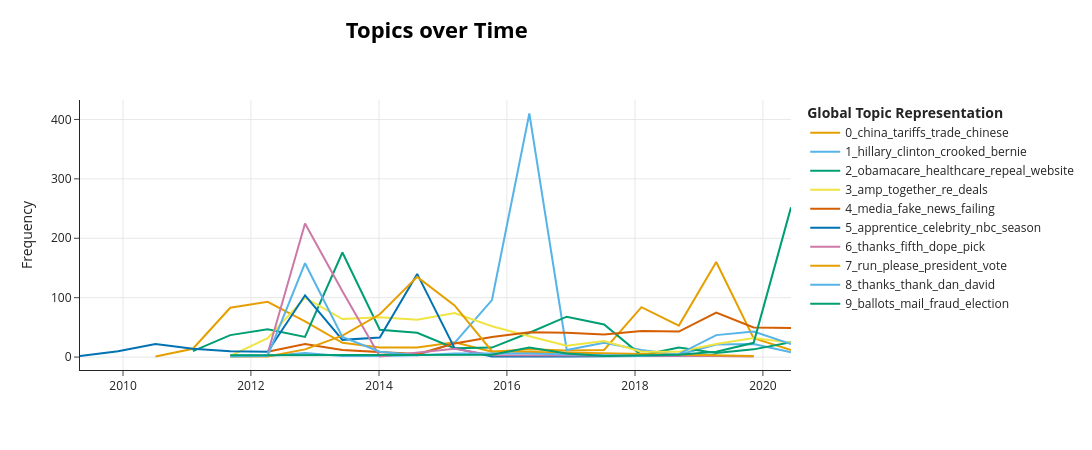

Notebook code for this chart:
### Code cell
topic_model.visualize_topics_over_time(topics_over_time, top_n_topics=10)

### Figure 1 — Plotly figure (JSON) as saved in the notebook; plotly's stock layout.template omitted (floating-point values rounded to 4 significant figures)
{"data": [{"hoverinfo": "text", "hovertext": ["<b>Topic 0</b><br>Words: shouldtrumprun, factories, compete, com, supposed", "<b>Topic 0</b><br>Words: china, debt, chinese, condoned, delegator", "<b>Topic 0</b><br>Words: china, chinese, cont, currency, trade", "<b>Topic 0</b><br>Words: china, chinese, us, trade, tariffs", "<b>Topic 0</b><br>Words: china, chinese, us, trade, yuan", "<b>Topic 0</b><br>Words: china, laugh, trade, warning, economically", "<b>Topic 0</b><br>Words: china, trade, chinese, yuan, screw", "<b>Topic 0</b><br>Words: china, overtaken, curb, laughing, laugh", "<b>Topic 0</b><br>Words: china, manipulation, trans, currency, partnership", "<b>Topic 0</b><br>Words: editorial, china, door, trade, minimizing", "<b>Topic 0</b><br>Words: stairway, china, trade, tax, deals", "<b>Topic 0</b><br>Words: china, charge, trade, plant, cruze", "<b>Topic 0</b><br>Words: lavar, china, shoplifting, trade, ungrateful", "<b>Topic 0</b><br>Words: trade, tariffs, barriers, china, farmers", "<b>Topic 0</b><br>Words: china, tariffs, trade, products, deal", "<b>Topic 0</b><br>Words: china, tariffs, trade, products, farmers", "<b>Topic 0</b><br>Words: china, trade, tariffs, farmers, deal", "<b>Topic 0</b><br>Words: china, fault, maine, counterfeit, decoupling"], "marker": {"color": "#E69F00"}, "mode": "lines", "name": "0_china_tariffs_trade_chinese", "type": "scatter", "x": ["2010-07-05T11:23:25.300000", "2011-02-03T19:37:55.449999", "2011-09-05T03:52:25.600000", "2012-04-05T12:06:55.750000", "2012-11-04T20:21:25.900000", "2013-06-06T04:35:56.049999", "2014-01-05T12:50:26.200000", "2014-08-06T21:04:56.350000", "2015-03-08T05:19:26.500000", "2015-10-07T13:33:56.649999", "2016-05-07T21:48:26.800000", "2016-12-07T06:02:56.950000", "2017-07-08T14:17:27.100000", "2018-02-06T22:31:57.249999", "2018-09-08T06:46:27.400000", "2019-04-09T15:00:57.550000", "2019-11-08T23:15:27.700000", "2020-06-09T07:29:57.849999"], "y": [1, 14, 83, 93, 60, 24, 16, 16, 25, 9, 13, 11, 12, 84, 53, 160, 32, 12]}, {"hoverinfo": "text", "hovertext": ["<b>Topic 1</b><br>Words: michele, bachmann, disloyalty, wasserman, schultz", "<b>Topic 1</b><br>Words: clark, dick, platform, secret, dummy", "<b>Topic 1</b><br>Words: michelle, sorrowmachine, marissamayer, slack, workplace", "<b>Topic 1</b><br>Words: perpetual, sofia, mozek, mystery, sitting", "<b>Topic 1</b><br>Words: gootecks, jrmarsy, maarten, empty, issues", "<b>Topic 1</b><br>Words: rounded, dirtmeister, insanity, brightest, expecting", "<b>Topic 1</b><br>Words: hillary, clinton, huma, abedin, she", "<b>Topic 1</b><br>Words: hillary, clinton, crooked, sanders, she", "<b>Topic 1</b><br>Words: hillary, crooked, clinton, bernie, she", "<b>Topic 1</b><br>Words: hillary, clinton, bernie, crooked, dnc", "<b>Topic 1</b><br>Words: hillary, crooked, clinton, mails, bernie", "<b>Topic 1</b><br>Words: hillary, clinton, emails, crooked, fbi", "<b>Topic 1</b><br>Words: foundation, clinton, shucks, aw, monetized", "<b>Topic 1</b><br>Words: hillary, emails, crooked, acid, clinton", "<b>Topic 1</b><br>Words: bernie, sanders, nomination, hillary, crooked", "<b>Topic 1</b><br>Words: crooked, hillary, kamalaharris, deletion, cheney"], "marker": {"color": "#56B4E9"}, "mode": "lines", "name": "1_hillary_clinton_crooked_bernie", "type": "scatter", "x": ["2011-09-05T03:52:25.600000", "2012-04-05T12:06:55.750000", "2012-11-04T20:21:25.900000", "2013-06-06T04:35:56.049999", "2014-01-05T12:50:26.200000", "2014-08-06T21:04:56.350000", "2015-03-08T05:19:26.500000", "2015-10-07T13:33:56.649999", "2016-05-07T21:48:26.800000", "2016-12-07T06:02:56.950000", "2017-07-08T14:17:27.100000", "2018-02-06T22:31:57.249999", "2018-09-08T06:46:27.400000", "2019-04-09T15:00:57.550000", "2019-11-08T23:15:27.700000", "2020-06-09T07:29:57.849999"], "y": [3, 2, 7, 2, 2, 3, 24, 96, 410, 12, 24, 12, 4, 21, 22, 8]}, {"hoverinfo": "text", "hovertext": ["<b>Topic 2</b><br>Words: medicare, obamacare, robust, elderly, primed", "<b>Topic 2</b><br>Words: obamacare, repealed, medicare, usc, healthcare", "<b>Topic 2</b><br>Words: obamacare, medicare, healthcare, businesses, tax", "<b>Topic 2</b><br>Words: obamacare, care, medicare, healthcare, premiums", "<b>Topic 2</b><br>Words: obamacare, website, healthcare, defund, premiums", "<b>Topic 2</b><br>Words: obamacare, website, healthcare, repeal, cbo", "<b>Topic 2</b><br>Words: obamacare, gruber, premiums, romneycare, architect", "<b>Topic 2</b><br>Words: obamacare, medicaid, social, repeal, replace", "<b>Topic 2</b><br>Words: obamacare, medicare, repeal, replace, healthcare", "<b>Topic 2</b><br>Words: obamacare, repeal, replace, obamacarefail, disaster", "<b>Topic 2</b><br>Words: obamacare, healthcare, premiums, ocare, plan", "<b>Topic 2</b><br>Words: obamacare, healthcare, repeal, replace, premiums", "<b>Topic 2</b><br>Words: feeding, breast, malnutrition, medication, access", "<b>Topic 2</b><br>Words: obamacare, healthcare, existing, conditions, pre", "<b>Topic 2</b><br>Words: healthcare, kidney, medicare, obamacare, seniors", "<b>Topic 2</b><br>Words: medicare, social, obamacare, healthcare, committees", "<b>Topic 2</b><br>Words: healthcare, obamacare, existing, conditions, pre"], "marker": {"color": "#009E73"}, "mode": "lines", "name": "2_obamacare_healthcare_repeal_website", "type": "scatter", "x": ["2011-02-03T19:37:55.449999", "2011-09-05T03:52:25.600000", "2012-04-05T12:06:55.750000", "2012-11-04T20:21:25.900000", "2013-06-06T04:35:56.049999", "2014-01-05T12:50:26.200000", "2014-08-06T21:04:56.350000", "2015-03-08T05:19:26.500000", "2015-10-07T13:33:56.649999", "2016-05-07T21:48:26.800000", "2016-12-07T06:02:56.950000", "2017-07-08T14:17:27.100000", "2018-02-06T22:31:57.249999", "2018-09-08T06:46:27.400000", "2019-04-09T15:00:57.550000", "2019-11-08T23:15:27.700000", "2020-06-09T07:29:57.849999"], "y": [10, 37, 47, 34, 176, 46, 41, 15, 16, 41, 68, 55, 3, 16, 7, 13, 25]}, {"hoverinfo": "text", "hovertext": ["<b>Topic 3</b><br>Words: punished, music, speeches, treat, industry", "<b>Topic 3</b><br>Words: amp, fuel, ringing, dwts, marketeer", "<b>Topic 3</b><br>Words: amp, murray, scot, glenfiddich, forbes", "<b>Topic 3</b><br>Words: amp, light, utility, power, pickens", "<b>Topic 3</b><br>Words: amp, eggs, radio, resilience, vision", "<b>Topic 3</b><br>Words: amp, int, ward, hit, discussing", "<b>Topic 3</b><br>Words: amp, bdean, deals, silentmajority, politicians", "<b>Topic 3</b><br>Words: amp, llisav, biloxi, safe, insightful", "<b>Topic 3</b><br>Words: amp, shoulder, safe, together, unity", "<b>Topic 3</b><br>Words: teacher, hire, amp, sheriffs, american", "<b>Topic 3</b><br>Words: amp, heel, prosper, heal, rebuild", "<b>Topic 3</b><br>Words: flexibility, amp, raves, senjohnbarrasso, infrastructureinamerica", "<b>Topic 3</b><br>Words: tiger, amp, circuit, vigor, rows", "<b>Topic 3</b><br>Words: amp, studio, filthy, equipment, bishop", "<b>Topic 3</b><br>Words: amp, tap, vaping, equipment, prevail", "<b>Topic 3</b><br>Words: amp, lynda, daytime, taylor, tech"], "marker": {"color": "#F0E442"}, "mode": "lines", "name": "3_amp_together_re_deals", "type": "scatter", "x": ["2011-09-05T03:52:25.600000", "2012-04-05T12:06:55.750000", "2012-11-04T20:21:25.900000", "2013-06-06T04:35:56.049999", "2014-01-05T12:50:26.200000", "2014-08-06T21:04:56.350000", "2015-03-08T05:19:26.500000", "2015-10-07T13:33:56.649999", "2016-05-07T21:48:26.800000", "2016-12-07T06:02:56.950000", "2017-07-08T14:17:27.100000", "2018-02-06T22:31:57.249999", "2018-09-08T06:46:27.400000", "2019-04-09T15:00:57.550000", "2019-11-08T23:15:27.700000", "2020-06-09T07:29:57.849999"], "y": [2, 32, 100, 64, 67, 63, 74, 52, 35, 19, 27, 9, 9, 22, 32, 24]}, {"hoverinfo": "text", "hovertext": ["<b>Topic 4</b><br>Words: knowingly, aspirin, astonished, pareene, huffingtonpost", "<b>Topic 4</b><br>Words: paper, huffingtonpost, snooze, journal, media", "<b>Topic 4</b><br>Words: editor, dont, nathsky, lordkaa, timallensblues", "<b>Topic 4</b><br>Words: bigthasyourback, ridiculed, allamervet, breakers, editing", "<b>Topic 4</b><br>Words: rojeezee, newyorkpost, distorts, donaldforprez, satirical", "<b>Topic 4</b><br>Words: media, failing, dishonest, journalists, sticking", "<b>Topic 4</b><br>Words: failing, reporting, media, paper, write", "<b>Topic 4</b><br>Words: failing, story, dishonest, media, sources", "<b>Topic 4</b><br>Words: media, fake, news, failing, dishonest", "<b>Topic 4</b><br>Words: fake, media, news, stories, sources", "<b>Topic 4</b><br>Words: media, fake, anonymous, sources, news", "<b>Topic 4</b><br>Words: fake, media, enemy, news, mainstream", "<b>Topic 4</b><br>Words: media, fake, news, corrupt, times", "<b>Topic 4</b><br>Words: lamestream, media, fake, sources, news", "<b>Topic 4</b><br>Words: media, fake, news, lamestream, write"], "marker": {"color": "#D55E00"}, "mode": "lines", "name": "4_media_fake_news_failing", "type": "scatter", "x": ["2012-04-05T12:06:55.750000", "2012-11-04T20:21:25.900000", "2013-06-06T04:35:56.049999", "2014-01-05T12:50:26.200000", "2014-08-06T21:04:56.350000", "2015-03-08T05:19:26.500000", "2015-10-07T13:33:56.649999", "2016-05-07T21:48:26.800000", "2016-12-07T06:02:56.950000", "2017-07-08T14:17:27.100000", "2018-02-06T22:31:57.249999", "2018-09-08T06:46:27.400000", "2019-04-09T15:00:57.550000", "2019-11-08T23:15:27.700000", "2020-06-09T07:29:57.849999"], "y": [9, 22, 12, 9, 5, 23, 34, 42, 41, 38, 44, 43, 75, 50, 49]}, {"hoverinfo": "text", "hovertext": ["<b>Topic 5</b><br>Words: apprentice, celebrity, appearing, blog, lessons", "<b>Topic 5</b><br>Words: apprentice, celebrity, casting, nbc, sunday", "<b>Topic 5</b><br>Words: apprentice, episode, nbc, tune, celebrity", "<b>Topic 5</b><br>Words: apprentice, celebrity, sunday, episode, nbc", "<b>Topic 5</b><br>Words: apprentice, celebrity, sunday, episode, download", "<b>Topic 5</b><br>Words: apprentice, celebrity, metropolitian, lisalampanelli, winding", "<b>Topic 5</b><br>Words: apprentice, celebrity, nbc, season, episode", "<b>Topic 5</b><br>Words: apprentice, celebrity, jurciuoli, season, casting", "<b>Topic 5</b><br>Words: apprentice, celebrity, season, shooting, nbc", "<b>Topic 5</b><br>Words: apprentice, celebrity, season, episode, wait", "<b>Topic 5</b><br>Words: apprentice, celebrity, nbc, saver, hustling", "<b>Topic 5</b><br>Words: alisa, soloman, writer, apprentice, few", "<b>Topic 5</b><br>Words: conceived, devote, stake, apprentice, except", "<b>Topic 5</b><br>Words: vegasstrong, getter, apprentice, stage, las", "<b>Topic 5</b><br>Words: apprentice, vocabulary, markburnetttv, attributed, burnett", "<b>Topic 5</b><br>Words: upfront, apprentice, profusely, thanked, lineup"], "marker": {"color": "#0072B2"}, "mode": "lines", "name": "5_apprentice_celebrity_nbc_season", "type": "scatter", "x": ["2009-04-30T12:30:07.596999", "2009-12-04T03:08:55.150000", "2010-07-05T11:23:25.300000", "2011-02-03T19:37:55.449999", "2011-09-05T03:52:25.600000", "2012-04-05T12:06:55.750000", "2012-11-04T20:21:25.900000", "2013-06-06T04:35:56.049999", "2014-01-05T12:50:26.200000", "2014-08-06T21:04:56.350000", "2015-03-08T05:19:26.500000", "2015-10-07T13:33:56.649999", "2016-12-07T06:02:56.950000", "2017-07-08T14:17:27.100000", "2018-02-06T22:31:57.249999", "2019-04-09T15:00:57.550000"], "y": [2, 10, 22, 14, 10, 9, 104, 29, 33, 140, 15, 1, 1, 1, 2, 3]}, {"hoverinfo": "text", "hovertext": ["<b>Topic 6</b><br>Words: thanks, fifth, dope, pick, think", "<b>Topic 6</b><br>Words: thanks, fifth, dope, think, complete", "<b>Topic 6</b><br>Words: thanks, fifth, dope, pick, think", "<b>Topic 6</b><br>Words: thanks, fifth, dope, pick, think", "<b>Topic 6</b><br>Words: thanks, fifth, dope, pick, think", "<b>Topic 6</b><br>Words: thanks, fifth, dope, pick, think", "<b>Topic 6</b><br>Words: thanks, fifth, dope, pick, think", "<b>Topic 6</b><br>Words: thanks, pick, nice, really, see"], "marker": {"color": "#CC79A7"}, "mode": "lines", "name": "6_thanks_fifth_dope_pick", "type": "scatter", "x": ["2012-04-05T12:06:55.750000", "2012-11-04T20:21:25.900000", "2013-06-06T04:35:56.049999", "2014-01-05T12:50:26.200000", "2015-03-08T05:19:26.500000", "2015-10-07T13:33:56.649999", "2019-04-09T15:00:57.550000", "2019-11-08T23:15:27.700000"], "y": [6, 225, 111, 1, 14, 3, 2, 1]}, {"hoverinfo": "text", "hovertext": ["<b>Topic 7</b><br>Words: preserving, options, match, spend, elected", "<b>Topic 7</b><br>Words: plastic, surgery, nasty, statements, running", "<b>Topic 7</b><br>Words: run, please, president, mandygomez, jcaavs", "<b>Topic 7</b><br>Words: run, please, president, needs, logan", "<b>Topic 7</b><br>Words: run, please, president, vote, need", "<b>Topic 7</b><br>Words: run, please, president, vote, ran", "<b>Topic 7</b><br>Words: run, please, president, vote, needs", "<b>Topic 7</b><br>Words: southcarolinaprimary, jspence, brandonsawyer, lorewestphal, arkaysdesign", "<b>Topic 7</b><br>Words: aspirations, gee, rino, fine, presidential"], "marker": {"color": "#E69F00"}, "mode": "lines", "name": "7_run_please_president_vote", "type": "scatter", "x": ["2011-09-05T03:52:25.600000", "2012-04-05T12:06:55.750000", "2012-11-04T20:21:25.900000", "2013-06-06T04:35:56.049999", "2014-01-05T12:50:26.200000", "2014-08-06T21:04:56.350000", "2015-03-08T05:19:26.500000", "2015-10-07T13:33:56.649999", "2019-11-08T23:15:27.700000"], "y": [1, 1, 13, 36, 72, 135, 87, 10, 2]}, {"hoverinfo": "text", "hovertext": ["<b>Topic 8</b><br>Words: sorry, taken, she, thanks, thank", "<b>Topic 8</b><br>Words: tylar, appreciate, scott, words, thanks", "<b>Topic 8</b><br>Words: thanks, nathalie, thank, andey, jessica", "<b>Topic 8</b><br>Words: thanks, christine, larry, dan, thank", "<b>Topic 8</b><br>Words: thanks, oldschoolrush, andrewkreig, xena, charismatic", "<b>Topic 8</b><br>Words: perilla, heidimac, writing, andy, simply", "<b>Topic 8</b><br>Words: annnotari, andydean, bobbyjindal, laura, anytime", "<b>Topic 8</b><br>Words: davidfoody, newt, dave, laura, larry", "<b>Topic 8</b><br>Words: rep, silk, sharing, amy, alex", "<b>Topic 8</b><br>Words: noticing, jacob, nicole, thanks, thank", "<b>Topic 8</b><br>Words: sbagala, nfib, thank, thanks, you", "<b>Topic 8</b><br>Words: jeffress, david, charlie, dr, james", "<b>Topic 8</b><br>Words: thank, ari, dan, thanks, potusinjapan", "<b>Topic 8</b><br>Words: thank, thanks, terrence, brad, david", "<b>Topic 8</b><br>Words: thank, harry, dan, rabbis, ari"], "marker": {"color": "#56B4E9"}, "mode": "lines", "name": "8_thanks_thank_dan_david", "type": "scatter", "x": ["2011-09-05T03:52:25.600000", "2012-04-05T12:06:55.750000", "2012-11-04T20:21:25.900000", "2013-06-06T04:35:56.049999", "2014-01-05T12:50:26.200000", "2014-08-06T21:04:56.350000", "2015-03-08T05:19:26.500000", "2015-10-07T13:33:56.649999", "2016-05-07T21:48:26.800000", "2017-07-08T14:17:27.100000", "2018-02-06T22:31:57.249999", "2018-09-08T06:46:27.400000", "2019-04-09T15:00:57.550000", "2019-11-08T23:15:27.700000", "2020-06-09T07:29:57.849999"], "y": [1, 2, 158, 34, 9, 3, 6, 6, 6, 3, 2, 5, 37, 43, 22]}, {"hoverinfo": "text", "hovertext": ["<b>Topic 9</b><br>Words: id, indy, blocks, photo, cleaner", "<b>Topic 9</b><br>Words: voter, fraud, sanctity, handed, exposing", "<b>Topic 9</b><br>Words: machines, scores, switching, booth, error", "<b>Topic 9</b><br>Words: invalidate, seattleseahack, initiatives, successive, decides", "<b>Topic 9</b><br>Words: illinois, edwardfrancisii, msann, hammetjohn, woke", "<b>Topic 9</b><br>Words: colorado, scratched, precluded, entered, ballots", "<b>Topic 9</b><br>Words: rigged, voter, fraud, election, mail", "<b>Topic 9</b><br>Words: phillips, votestand, voter, fnn, fraudnewscnn", "<b>Topic 9</b><br>Words: identification, voter, commission, methods, voting", "<b>Topic 9</b><br>Words: voter, maximum, penalties, voting, fraud", "<b>Topic 9</b><br>Words: google, id, cernekee, voter, subvert", "<b>Topic 9</b><br>Words: mail, ballots, fraud, voter, rigged", "<b>Topic 9</b><br>Words: ballots, election, mail, fraud, rigged"], "marker": {"color": "#009E73"}, "mode": "lines", "name": "9_ballots_mail_fraud_election", "type": "scatter", "x": ["2011-09-05T03:52:25.600000", "2012-04-05T12:06:55.750000", "2012-11-04T20:21:25.900000", "2014-08-06T21:04:56.350000", "2015-03-08T05:19:26.500000", "2015-10-07T13:33:56.649999", "2016-05-07T21:48:26.800000", "2016-12-07T06:02:56.950000", "2017-07-08T14:17:27.100000", "2018-09-08T06:46:27.400000", "2019-04-09T15:00:57.550000", "2019-11-08T23:15:27.700000", "2020-06-09T07:29:57.849999"], "y": [3, 3, 4, 3, 3, 4, 16, 6, 2, 4, 9, 24, 252]}], "layout": {"height": 450, "hoverlabel": {"bgcolor": "white", "font": {"family": "Rockwell", "size": 16}}, "legend": {"title": {"text": "<b>Global Topic Representation"}}, "title": {"font": {"color": "Black", "size": 22}, "text": "<b>Topics over Time</b>", "x": 0.4, "xanchor": "center", "y": 0.95, "yanchor": "top"}, "width": 1250, "xaxis": {"showgrid": true}, "yaxis": {"showgrid": true, "title": {"text": "Frequency"}}}}
